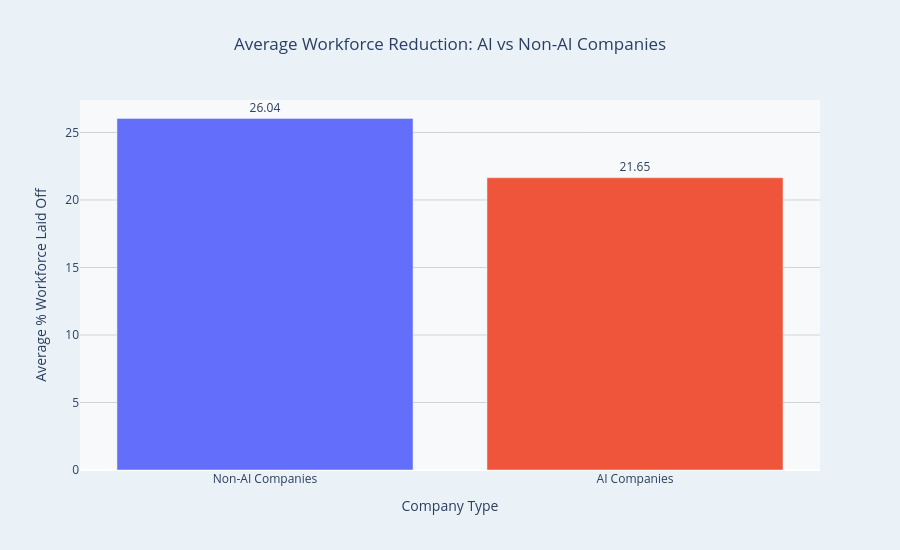

Notebook cell for this chart:
### Markdown cell above
## 3. Sarvenaz: Goal 3
Are AI companies more resilient?

### Code cell
# Group AI and Non-AI companies
ai_vs_nonai = df.groupby('is_ai_company')['pct_workforce'].mean().reset_index()

# Rename labels for readability
ai_vs_nonai['company_type'] = ai_vs_nonai['is_ai_company'].map({
    True: 'AI Companies',
    False: 'Non-AI Companies'
})

# Create visualization
fig = px.bar(
    ai_vs_nonai,
    x='company_type',
    y='pct_workforce',
    color='company_type',
    text='pct_workforce',
    title='Average Workforce Reduction: AI vs Non-AI Companies',
    labels={
        'company_type': 'Company Type',
        'pct_workforce': 'Average % Workforce Laid Off'
    }
)

# Improve appearance
fig.update_traces(texttemplate='%{text:.2f}', textposition='outside')

fig.update_layout(
    title_x=0.5,
    height=550,
    plot_bgcolor='#F8F9FA',
    paper_bgcolor='#EAF2F8',
    showlegend=False,
    yaxis=dict(
        showgrid=True,
        gridcolor='lightgray'
    )
)

fig.show()

### Figure 1 — Plotly figure (JSON) as saved in the notebook; plotly's stock layout.template omitted (floating-point values rounded to 4 significant figures)
{"data": [{"hovertemplate": "Company Type=%{x}<br>Average % Workforce Laid Off=%{text}<extra></extra>", "legendgroup": "Non-AI Companies", "marker": {"color": "#636efa", "pattern": {"shape": ""}}, "name": "Non-AI Companies", "orientation": "v", "showlegend": true, "text": [26.04], "textposition": "outside", "texttemplate": "%{text:.2f}", "type": "bar", "x": ["Non-AI Companies"], "xaxis": "x", "y": [26.04], "yaxis": "y"}, {"hovertemplate": "Company Type=%{x}<br>Average % Workforce Laid Off=%{text}<extra></extra>", "legendgroup": "AI Companies", "marker": {"color": "#EF553B", "pattern": {"shape": ""}}, "name": "AI Companies", "orientation": "v", "showlegend": true, "text": [21.65], "textposition": "outside", "texttemplate": "%{text:.2f}", "type": "bar", "x": ["AI Companies"], "xaxis": "x", "y": [21.65], "yaxis": "y"}], "layout": {"barmode": "relative", "height": 550, "legend": {"title": {"text": "Company Type"}, "tracegroupgap": 0}, "paper_bgcolor": "#EAF2F8", "plot_bgcolor": "#F8F9FA", "showlegend": false, "title": {"text": "Average Workforce Reduction: AI vs Non-AI Companies", "x": 0.5}, "xaxis": {"anchor": "y", "categoryarray": ["Non-AI Companies", "AI Companies"], "categoryorder": "array", "domain": [0, 1], "title": {"text": "Company Type"}}, "yaxis": {"anchor": "x", "domain": [0, 1], "gridcolor": "lightgray", "showgrid": true, "title": {"text": "Average % Workforce Laid Off"}}}}
